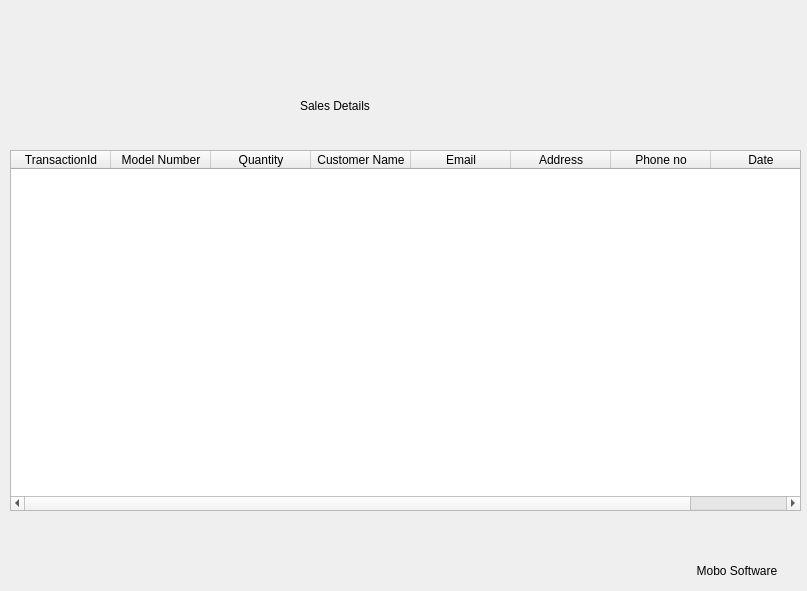
<?xml version="1.0" encoding="UTF-8"?>
<ui version="4.0">
 <class>Frame</class>
 <widget class="QFrame" name="Frame">
  <property name="geometry">
   <rect>
    <x>0</x>
    <y>0</y>
    <width>807</width>
    <height>591</height>
   </rect>
  </property>
  <property name="windowTitle">
   <string>Frame</string>
  </property>
  <property name="styleSheet">
   <string notr="true">QWidget#Frame{background-color: rgb(137, 101, 255);}
font: 12pt &quot;Kristen ITC&quot;;
</string>
  </property>
  <widget class="QTableWidget" name="tbl">
   <property name="geometry">
    <rect>
     <x>10</x>
     <y>150</y>
     <width>791</width>
     <height>361</height>
    </rect>
   </property>
   <property name="showGrid">
    <bool>true</bool>
   </property>
   <column>
    <property name="text">
     <string>TransactionId</string>
    </property>
   </column>
   <column>
    <property name="text">
     <string>Model Number</string>
    </property>
   </column>
   <column>
    <property name="text">
     <string>Quantity</string>
    </property>
   </column>
   <column>
    <property name="text">
     <string>Customer Name</string>
    </property>
   </column>
   <column>
    <property name="text">
     <string>Email</string>
    </property>
   </column>
   <column>
    <property name="text">
     <string>Address</string>
    </property>
   </column>
   <column>
    <property name="text">
     <string>Phone no</string>
    </property>
   </column>
   <column>
    <property name="text">
     <string>Date</string>
    </property>
   </column>
  </widget>
  <widget class="QLabel" name="label">
   <property name="geometry">
    <rect>
     <x>300</x>
     <y>80</y>
     <width>281</width>
     <height>51</height>
    </rect>
   </property>
   <property name="styleSheet">
    <string notr="true">font: 16pt &quot;Algerian&quot;;</string>
   </property>
   <property name="text">
    <string>Sales Details</string>
   </property>
  </widget>
  <widget class="QLabel" name="label_2">
   <property name="geometry">
    <rect>
     <x>690</x>
     <y>561</y>
     <width>101</width>
     <height>20</height>
    </rect>
   </property>
   <property name="styleSheet">
    <string notr="true">font: 10pt &quot;MS Shell Dlg 2&quot;;</string>
   </property>
   <property name="text">
    <string>  Mobo Software</string>
   </property>
  </widget>
 </widget>
 <resources/>
 <connections/>
</ui>
